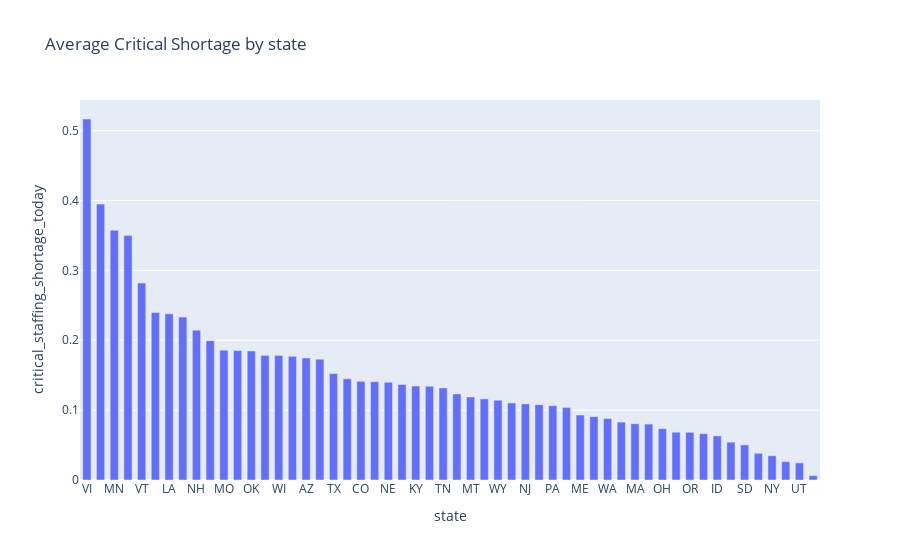

Notebook code cell kept with this figure:
### Code cell
state_critical_median= processed_data.groupby("state",as_index=False).agg({"critical_staffing_shortage_today":"mean"}).sort_values(by="critical_staffing_shortage_today",ascending=False)
fig = px.bar(state_critical_median, x="state", y="critical_staffing_shortage_today", title='Average Critical Shortage by state')
fig.update_traces(width=0.6)
#fig.update_xaxes(tickangle=90)
#fig.add_scatter(x=state_data['date'], y=state_data['inpatient_beds'])
fig.show()
fig.write_html("average_critical_shortage_by_state.html")

### Figure 1 — Plotly figure (JSON) as saved in the notebook; plotly's stock layout.template omitted (floating-point values rounded to 4 significant figures)
{"data": [{"alignmentgroup": "True", "hovertemplate": "state=%{x}<br>critical_staffing_shortage_today=%{y}<extra></extra>", "legendgroup": "", "marker": {"color": "#636efa", "pattern": {"shape": ""}}, "name": "", "offsetgroup": "", "orientation": "v", "showlegend": false, "textposition": "auto", "type": "bar", "width": 0.6, "x": ["VI", "RI", "MN", "SC", "VT", "GA", "LA", "NM", "NH", "ND", "MO", "VA", "OK", "CA", "WI", "AL", "AZ", "WV", "TX", "AR", "CO", "MD", "NE", "DE", "KY", "KS", "TN", "MI", "MT", "PR", "WY", "IN", "NJ", "HI", "PA", "MS", "ME", "AK", "WA", "FL", "MA", "NC", "OH", "IL", "OR", "CT", "ID", "IA", "SD", "NV", "NY", "DC", "UT", "AS"], "xaxis": "x", "y": [0.5167, 0.3949, 0.3575, 0.3498, 0.2818, 0.2397, 0.2378, 0.2332, 0.2145, 0.1993, 0.1859, 0.1852, 0.1847, 0.1784, 0.1783, 0.1769, 0.1747, 0.173, 0.1524, 0.1447, 0.1412, 0.1407, 0.1399, 0.1368, 0.1345, 0.1342, 0.1318, 0.1232, 0.1188, 0.1161, 0.1142, 0.1103, 0.109, 0.1078, 0.1064, 0.1038, 0.09301, 0.09069, 0.08798, 0.08288, 0.08057, 0.08006, 0.07347, 0.06837, 0.06822, 0.06636, 0.06312, 0.05414, 0.05026, 0.0382, 0.03476, 0.02625, 0.02451, 0.006276], "yaxis": "y"}], "layout": {"barmode": "relative", "legend": {"tracegroupgap": 0}, "title": {"text": "Average Critical Shortage by state"}, "xaxis": {"anchor": "y", "domain": [0, 1], "title": {"text": "state"}}, "yaxis": {"anchor": "x", "domain": [0, 1], "title": {"text": "critical_staffing_shortage_today"}}}}
